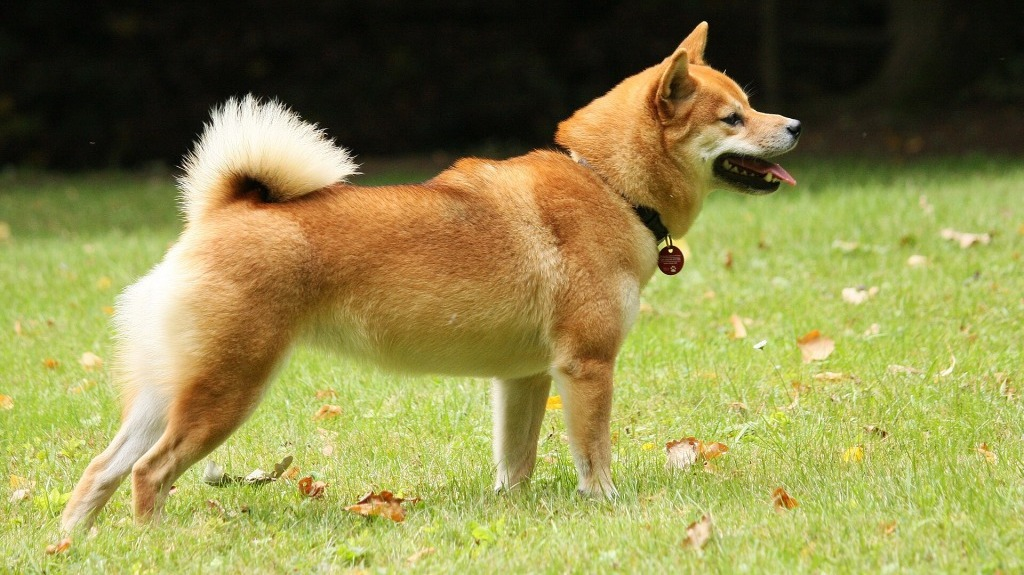
#> input picture Part_2/images/dog_1.jpg, 1024 x 575 px
$ python ex1c.py
#> lines starting #> are read from the running program, lines starting #| are printed output that depends on the picture
#!/usr/bin/env python3
# Shebang line" specifies the interpreter.

# imports --------------------
import cv2
import numpy as np

def safe_alter_image(image, value):

    # alter only the left side

    image_float = image.astype(float)
    height, width, nc = image.shape

    # safe brigthen the image
    altered_image = image_float
    altered_image[:, 1:round(width/3)-value, :] = image_float[:, 1:round(width/3)-value, :] + value

    # some elements will have values over 255,
    # so we need to clip the values to 255
    altered_image = altered_image.clip(0, 255)

    # convert back to uint8
    altered_image = altered_image.astype(np.uint8)

    return altered_image

# Main function
def main(): # this is our main function
    print("SAVI exercise")

    # relative path
    image = cv2.imread("images/dog_1.jpg")
#> image is the input picture: shape (575, 1024, 3); mean B, G, R 75.6, 136.7, 141.4
    height, width, channels = image.shape
#> height = 575; width = 1024; channels = 3
    image = cv2.resize(image, (round(width/2), round(height/2) ))
#> image: shape (288, 512, 3)
    cv2.imshow('Original', image)
    H,W,NC = image.shape
#> H = 288; W = 512; NC = 3

    # --------------------------------
    # Darken the image
    # --------------------------------
    altered_image = safe_alter_image(image, -50)
#> in safe_alter_image, `altered_image[:, 1:round(width/3)-value, :] = image_float[:, 1:round(w..`:
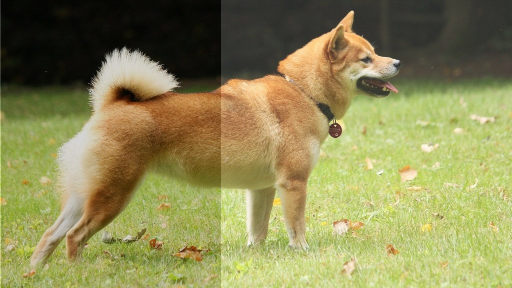
#> altered_image: shape (288, 512, 3) float64; mean B, G, R 53.9, 115.1, 119.8; drawn with min black and max white
#> in safe_alter_image, `altered_image = altered_image.clip(0, 255)`:
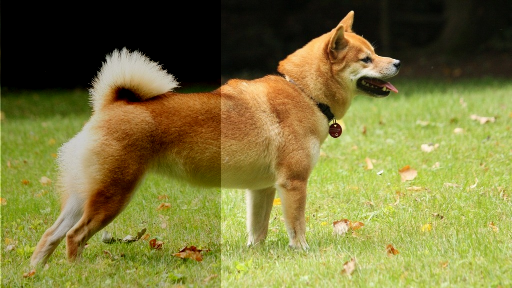
#> altered_image: shape (288, 512, 3) float64; mean B, G, R 59.6, 119.2, 123.9
    cv2.imshow("Altered Image  ", altered_image)

    # Create a sequence of progressive darkening of the left side of the image
    for i in range(0, 35):
        value_i = -i*10
        altered_image = safe_alter_image(image, value_i)
        cv2.imshow("Altered Image  ", altered_image)
        cv2.waitKey(500)
#> this loop made 35 passes
#> pass 3, in safe_alter_image (call 4), `altered_image = altered_image.clip(0, 255)`:
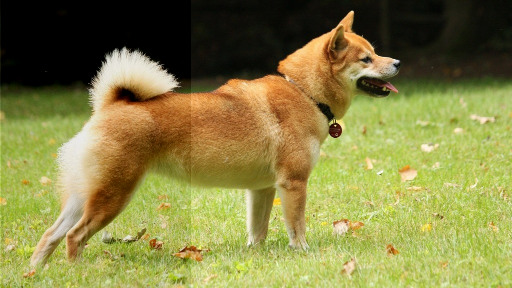
#> altered_image: shape (288, 512, 3) float64; mean B, G, R 69.2, 129.8, 134.6

    # --------------------------------
    # Challenge for homework
    # --------------------------------

    # a) record a video of the sequence

    # b)  make the darkened color be a curtain that moved from left to right

    cv2.waitKey(0)

if __name__ == "__main__":
    main()

$ run again, with Part_2/images/dog_2.jpg copied over Part_2/images/dog_1.jpg
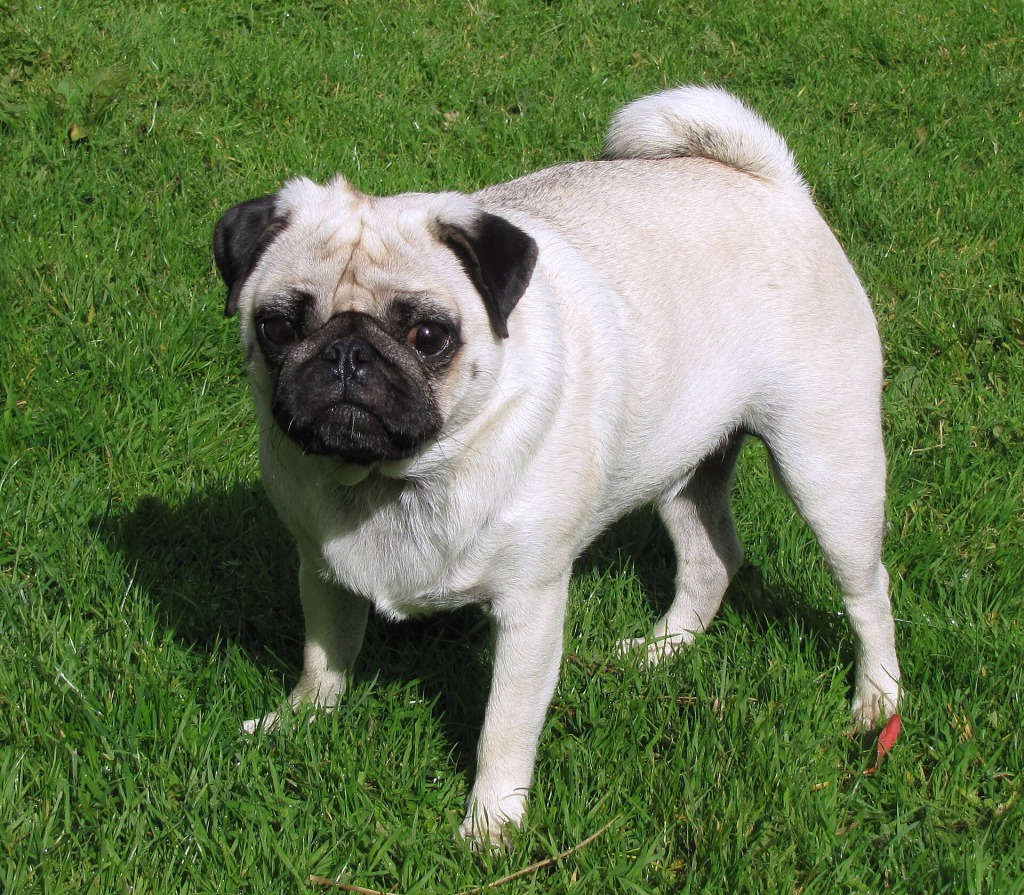
#> input picture Part_2/images/dog_2.jpg, 1024 x 895 px
#> in main, image is the input picture: shape (895, 1024, 3); mean B, G, R 79.7, 119.8, 101.4
#> image: shape (448, 512, 3)
#> in safe_alter_image, `altered_image = altered_image.clip(0, 255)`:
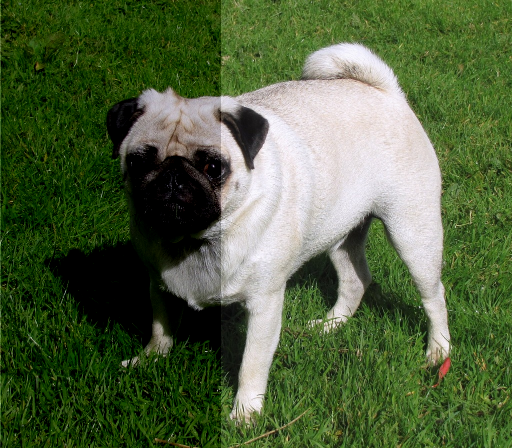
#> altered_image: shape (448, 512, 3) float64; mean B, G, R 63.6, 99.4, 81.8
#> the loop in main, `for i in range(0, 35):` made 35 passes
#> pass 3, in safe_alter_image (call 4), `altered_image = altered_image.clip(0, 255)`:
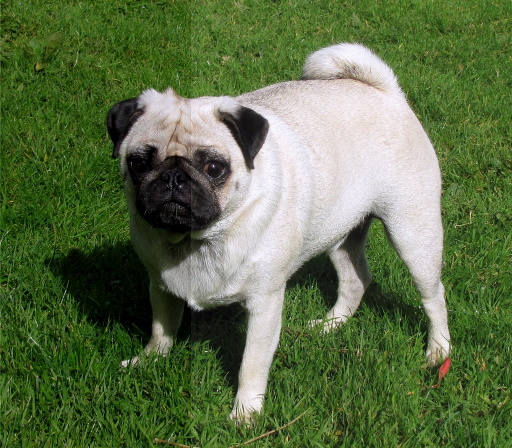
#> altered_image: shape (448, 512, 3) float64; mean B, G, R 72.5, 112.2, 93.9

$ run again, with Part_2/images/dog_3.jpg copied over Part_2/images/dog_1.jpg
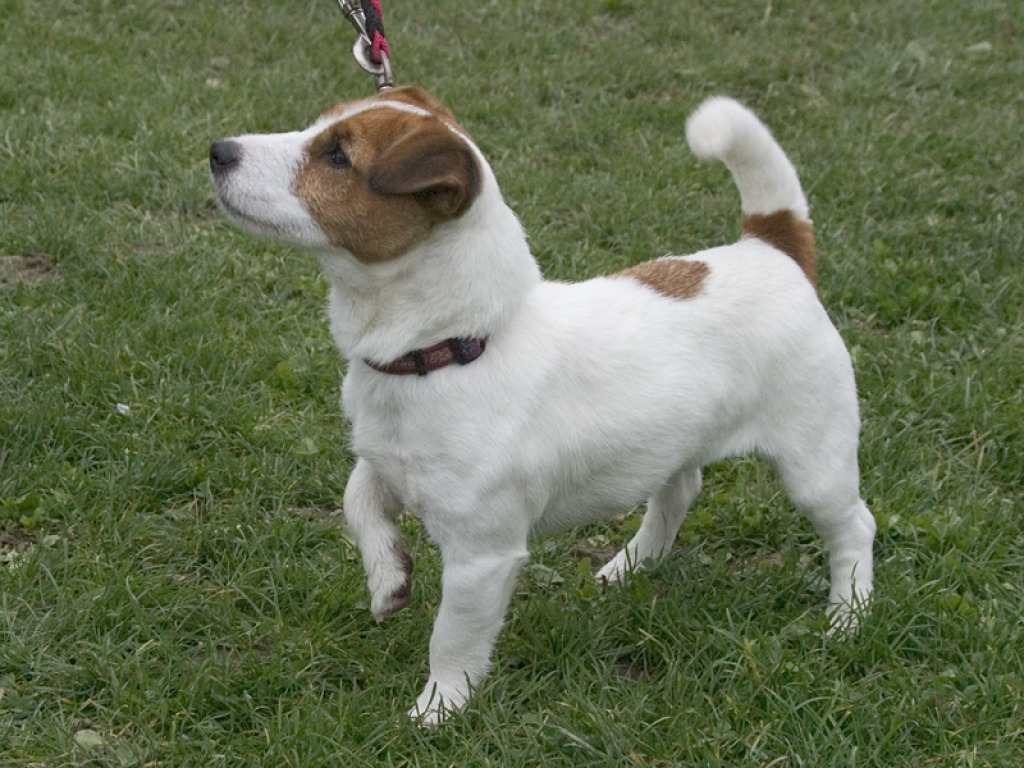
#> input picture Part_2/images/dog_3.jpg, 1024 x 768 px
#> in main, image is the input picture: shape (768, 1024, 3); mean B, G, R 84, 112.7, 103.2
#> image: shape (384, 512, 3)
#> in safe_alter_image, `altered_image = altered_image.clip(0, 255)`:
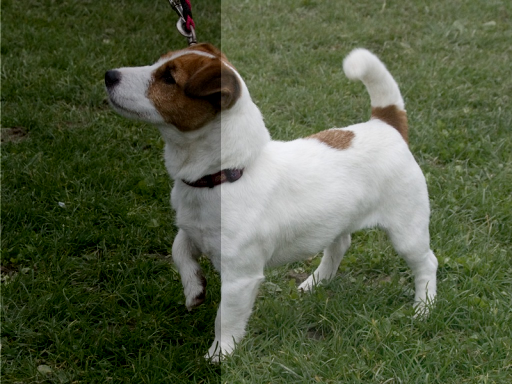
#> altered_image: shape (384, 512, 3) float64; mean B, G, R 64.5, 91.3, 82
#> the loop in main, `for i in range(0, 35):` made 35 passes
#> pass 3, in safe_alter_image (call 4), `altered_image = altered_image.clip(0, 255)`:
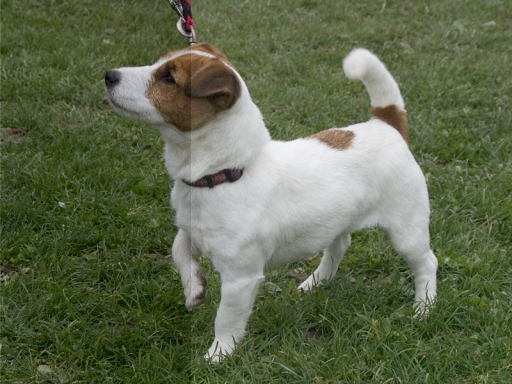
#> altered_image: shape (384, 512, 3) float64; mean B, G, R 76.8, 105.4, 95.9

$ run again, with Part_2/images/dog_4.jpg copied over Part_2/images/dog_1.jpg
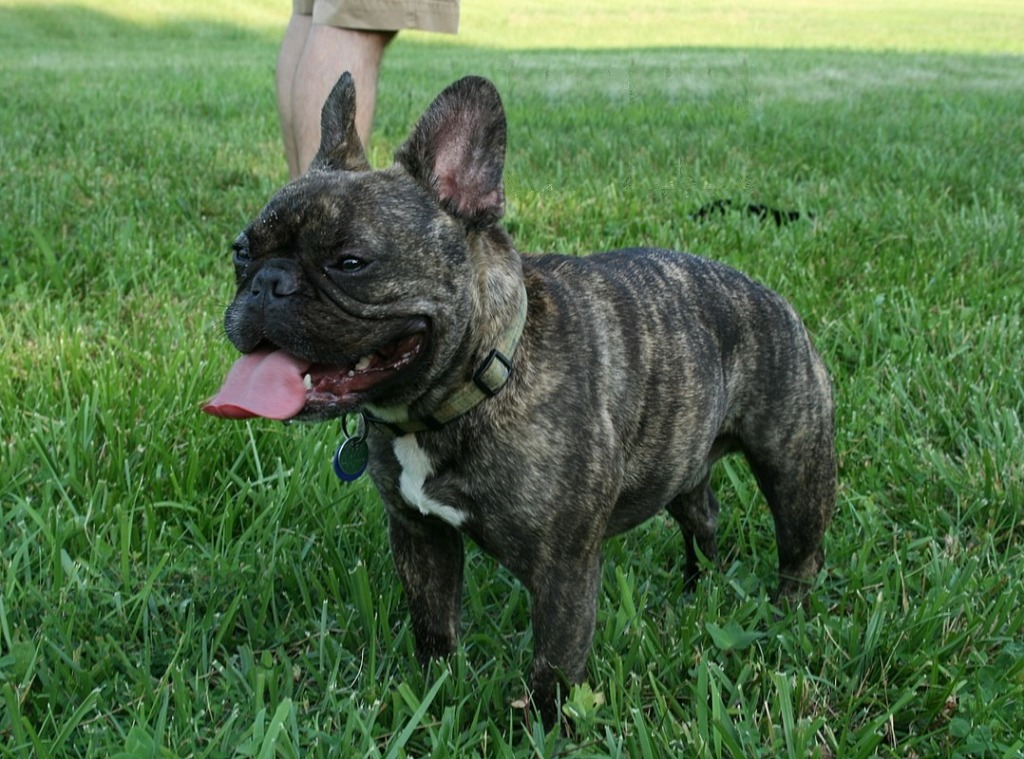
#> input picture Part_2/images/dog_4.jpg, 1024 x 759 px
#> in main, image is the input picture: shape (759, 1024, 3); mean B, G, R 71.2, 110.6, 81.2
#> image: shape (380, 512, 3)
#> in safe_alter_image, `altered_image = altered_image.clip(0, 255)`:
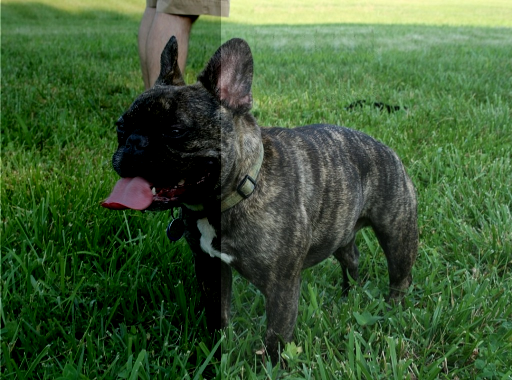
#> altered_image: shape (380, 512, 3) float64; mean B, G, R 52.7, 89.9, 62
#> the loop in main, `for i in range(0, 35):` made 35 passes
#> pass 3, in safe_alter_image (call 4), `altered_image = altered_image.clip(0, 255)`:
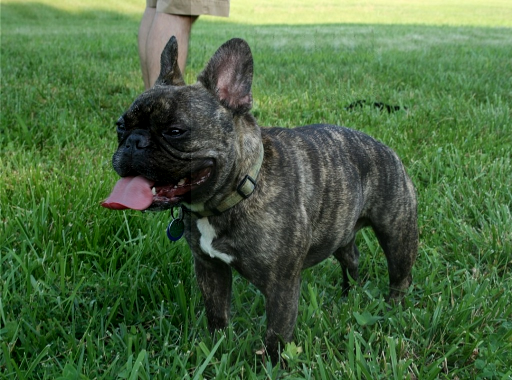
#> altered_image: shape (380, 512, 3) float64; mean B, G, R 63.8, 103, 73.8
